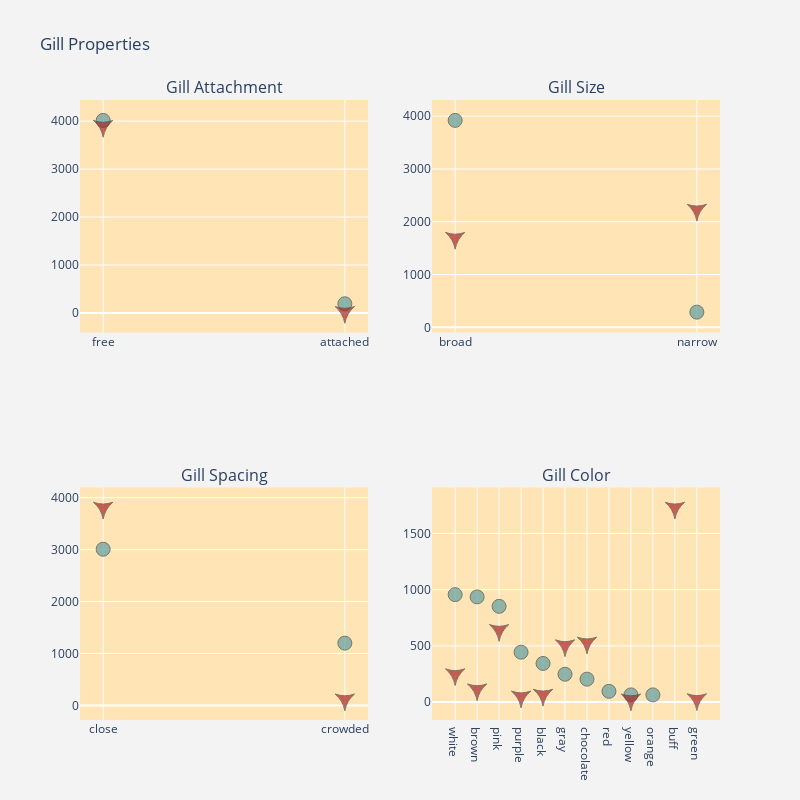

The code cell stored with this chart in its notebook:
### Code cell
trace0 = go.Scatter(
    x = gill_attachment_edible.index,
    y = gill_attachment_edible["gill-attachment"],
    mode = 'markers',
    name = 'Edible',
    marker= dict(size= 14,
                    line= dict(width=1),
                    color= "cadetblue",
                    opacity= 0.7
                   )
)
trace1 = go.Scatter(
    x = gill_attachment_poisonous.index,
    y = gill_attachment_poisonous["gill-attachment"],
    mode = 'markers',
    name = 'Poisonous',
       marker= dict(size= 14,
                    line= dict(width=1),
                    color= "firebrick",
                    opacity= 0.7,
                   symbol=220
                   )
)
trace2 = go.Scatter(
    x = gill_spacing_edible.index,
    y = gill_spacing_edible["gill-spacing"],
    mode = 'markers',
    name = 'Edible',
    marker= dict(size= 14,
                    line= dict(width=1),
                    color= "cadetblue",
                    opacity= 0.7
                   )
)
trace3 = go.Scatter(
    x = gill_spacing_poisonous.index,
    y = gill_spacing_poisonous["gill-spacing"],
    mode = 'markers',
    name = 'Poisonous',
       marker= dict(size= 14,
                    line= dict(width=1),
                    color= "firebrick",
                    opacity= 0.7,
                    symbol=220
                   )
)
trace4 = go.Scatter(
    x = gill_size_edible.index,
    y = gill_size_edible["gill-size"],
    mode = 'markers',
    name = 'Edible',
    marker= dict(size= 14,
                    line= dict(width=1),
                    color= "cadetblue",
                    opacity= 0.7
                   )
)
trace5 = go.Scatter(
    x = gill_size_poisonous.index,
    y = gill_size_poisonous["gill-size"],
    mode = 'markers',
    name = 'Poisonous',
       marker= dict(size= 14,
                    line= dict(width=1),
                    color= "firebrick",
                    opacity= 0.7,
                   symbol=220
                   )
)
trace6 = go.Scatter(
    x = gill_color_edible.index,
    y = gill_color_edible["gill-color"],
    mode = 'markers',
    name = 'Edible',
    marker= dict(size= 14,
                    line= dict(width=1),
                    color= "cadetblue",
                    opacity= 0.7
                   )
)
trace7 = go.Scatter(
    x = gill_color_poisonous.index,
    y = gill_color_poisonous["gill-color"],
    mode = 'markers',
    name = 'Poisonous',
     marker= dict(size= 14,
                    line= dict(width=1),
                    color= "firebrick",
                    opacity= 0.7,
                   symbol=220
                   )
)

fig = tools.make_subplots(rows=2, cols=2, 
                          subplot_titles=('Gill Attachment','Gill Size', 'Gill Spacing',"Gill Color"))


fig.append_trace(trace0, 1, 1)
fig.append_trace(trace1, 1, 1)
fig.append_trace(trace2, 2, 1)
fig.append_trace(trace3, 2, 1)
fig.append_trace(trace4, 1, 2)
fig.append_trace(trace5, 1, 2)
fig.append_trace(trace6, 2, 2)
fig.append_trace(trace7, 2, 2)

fig['layout'].update(showlegend=False,height=800, width=800, title='Gill Properties' ,paper_bgcolor='rgb(243, 243, 243)',
    plot_bgcolor="moccasin")
iplot(fig)

### Figure 1 — Plotly figure (JSON) as saved in the notebook; plotly's stock layout.template omitted (floating-point values rounded to 4 significant figures)
{"data": [{"marker": {"color": "cadetblue", "line": {"width": 1}, "opacity": 0.7, "size": 14}, "mode": "markers", "name": "Edible", "type": "scatter", "x": ["free", "attached"], "xaxis": "x", "y": [4016, 192], "yaxis": "y"}, {"marker": {"color": "firebrick", "line": {"width": 1}, "opacity": 0.7, "size": 14, "symbol": 220}, "mode": "markers", "name": "Poisonous", "type": "scatter", "x": ["free", "attached"], "xaxis": "x", "y": [3898, 18], "yaxis": "y"}, {"marker": {"color": "cadetblue", "line": {"width": 1}, "opacity": 0.7, "size": 14}, "mode": "markers", "name": "Edible", "type": "scatter", "x": ["close", "crowded"], "xaxis": "x3", "y": [3008, 1200], "yaxis": "y3"}, {"marker": {"color": "firebrick", "line": {"width": 1}, "opacity": 0.7, "size": 14, "symbol": 220}, "mode": "markers", "name": "Poisonous", "type": "scatter", "x": ["close", "crowded"], "xaxis": "x3", "y": [3804, 112], "yaxis": "y3"}, {"marker": {"color": "cadetblue", "line": {"width": 1}, "opacity": 0.7, "size": 14}, "mode": "markers", "name": "Edible", "type": "scatter", "x": ["broad", "narrow"], "xaxis": "x2", "y": [3920, 288], "yaxis": "y2"}, {"marker": {"color": "firebrick", "line": {"width": 1}, "opacity": 0.7, "size": 14, "symbol": 220}, "mode": "markers", "name": "Poisonous", "type": "scatter", "x": ["narrow", "broad"], "xaxis": "x2", "y": [2224, 1692], "yaxis": "y2"}, {"marker": {"color": "cadetblue", "line": {"width": 1}, "opacity": 0.7, "size": 14}, "mode": "markers", "name": "Edible", "type": "scatter", "x": ["white", "brown", "pink", "purple", "black", "gray", "chocolate", "red", "yellow", "orange"], "xaxis": "x4", "y": [956, 936, 852, 444, 344, 248, 204, 96, 64, 64], "yaxis": "y4"}, {"marker": {"color": "firebrick", "line": {"width": 1}, "opacity": 0.7, "size": 14, "symbol": 220}, "mode": "markers", "name": "Poisonous", "type": "scatter", "x": ["buff", "pink", "chocolate", "gray", "white", "brown", "black", "purple", "green", "yellow"], "xaxis": "x4", "y": [1728, 640, 528, 504, 246, 112, 64, 48, 24, 22], "yaxis": "y4"}], "layout": {"annotations": [{"font": {"size": 16}, "showarrow": false, "text": "Gill Attachment", "x": 0.225, "xanchor": "center", "xref": "paper", "y": 1, "yanchor": "bottom", "yref": "paper"}, {"font": {"size": 16}, "showarrow": false, "text": "Gill Size", "x": 0.775, "xanchor": "center", "xref": "paper", "y": 1, "yanchor": "bottom", "yref": "paper"}, {"font": {"size": 16}, "showarrow": false, "text": "Gill Spacing", "x": 0.225, "xanchor": "center", "xref": "paper", "y": 0.375, "yanchor": "bottom", "yref": "paper"}, {"font": {"size": 16}, "showarrow": false, "text": "Gill Color", "x": 0.775, "xanchor": "center", "xref": "paper", "y": 0.375, "yanchor": "bottom", "yref": "paper"}], "height": 800, "paper_bgcolor": "rgb(243, 243, 243)", "plot_bgcolor": "moccasin", "showlegend": false, "title": {"text": "Gill Properties"}, "width": 800, "xaxis": {"anchor": "y", "domain": [0, 0.45]}, "xaxis2": {"anchor": "y2", "domain": [0.55, 1]}, "xaxis3": {"anchor": "y3", "domain": [0, 0.45]}, "xaxis4": {"anchor": "y4", "domain": [0.55, 1]}, "yaxis": {"anchor": "x", "domain": [0.625, 1]}, "yaxis2": {"anchor": "x2", "domain": [0.625, 1]}, "yaxis3": {"anchor": "x3", "domain": [0, 0.375]}, "yaxis4": {"anchor": "x4", "domain": [0, 0.375]}}}
